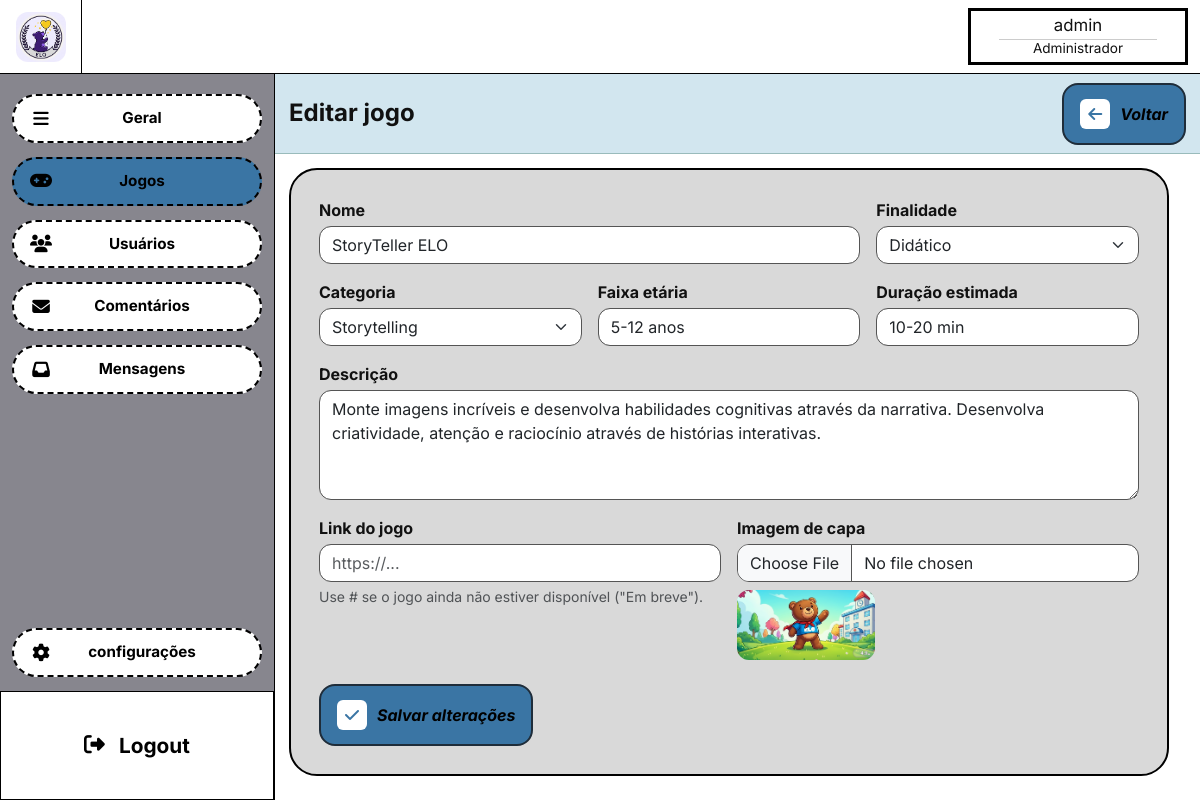
The app's page /index.php?controle=jogo&metodo=editar&id=1 (signed in) with its own data.
### tables this page shows
CREATE TABLE IF NOT EXISTS jogos(
	id_jogo BIGINT UNSIGNED AUTO_INCREMENT PRIMARY KEY,
    nome VARCHAR(255) NOT NULL,
    finalidade VARCHAR(50) NOT NULL,
    categoria_id BIGINT UNSIGNED NOT NULL,
    descricao TEXT NOT NULL,
    faixa_etaria VARCHAR(30) NOT NULL,
    duracao_estimada VARCHAR(50) NOT NULL,
    img VARCHAR(255) NOT NULL,
    link VARCHAR(255) NOT NULL,
     

	 
	criado_em DATETIME DEFAULT CURRENT_TIMESTAMP,
    alterado_em DATETIME
		DEFAULT CURRENT_TIMESTAMP
        ON UPDATE CURRENT_TIMESTAMP,
	deletado_em DATETIME NULL,
    
	CONSTRAINT fk_jogos_tipo FOREIGN KEY (categoria_id)
		REFERENCES categorias(id_categoria)
        ON DELETE RESTRICT
        ON UPDATE CASCADE

);

### Controllers/JogoController.class.php (called while the page is built, shortened)
<?php
    require_once "Models/Conexao.class.php";
    require_once "Models/Categoria.class.php";
    require_once "Models/CategoriaDAO.class.php";
    require_once "Models/Jogo.class.php";
    require_once "Models/JogoDAO.class.php";
    class JogoController
    {
        public function editar()
        {
            $jogo = (new JogoDAO())->buscarPorId((int)($_GET["id"] ?? 0));
            $this->formulario($jogo);
        }
        private function formulario($jogo)
        {
            $categorias = (new CategoriaDAO())->buscarTodas();
            $dados = array(
                "nome" => $jogo ? $jogo->getNome() : "",
                "finalidade" => $jogo ? $jogo->getFinalidade() : "",
                "categoria_id" => $jogo ? $jogo->getCategoria()->getId_categoria() : 0,
                "descricao" => $jogo ? $jogo->getDescricao() : "",
                "faixa_etaria" => $jogo ? $jogo->getFaixa_etaria() : "",
                "duracao_estimada" => $jogo ? $jogo->getDuracao_estimada() : "",
                "link" => $jogo ? $jogo->getLink() : ""
            );
            $finalidades = self::FINALIDADES;
            require_once "Views/jogos/formulario.php";
        }
    }
?>

### index.php (called while the page is built, shortened)
<?php
    require_once "Helpers/util.php";
    $metodo   = $_GET["metodo"] ?? "inicio";
    $obj = new $classe();
    $obj->$metodo();
?>

### Helpers/util.php (called while the page is built, shortened)
<?php
    function e($valor)
    {
        return htmlspecialchars((string)$valor, ENT_QUOTES, 'UTF-8');
    }
    function url($controle, $metodo, $params = array())
    {
        return "index.php?" . http_build_query(
            array_merge(array("controle" => $controle, "metodo" => $metodo), $params)
        );
    }
?>

### Models/Conexao.class.php (called while the page is built)
<?php
    abstract class Conexao
    {
        public function __construct(protected $db = null)
        {
            $parametros = getenv("AC_DSN") ?: "mysql:host=localhost;dbname=amaral_carvalho;charset=utf8mb4";
            $usuario = getenv("AC_USER") !== false ? getenv("AC_USER") : "root";
            $senha = getenv("AC_PASS") !== false ? getenv("AC_PASS") : "";
            try
            {
                $this->db = new PDO($parametros, $usuario, $senha, array(
                    PDO::ATTR_ERRMODE => PDO::ERRMODE_EXCEPTION,
                    PDO::ATTR_DEFAULT_FETCH_MODE => PDO::FETCH_ASSOC
                ));
            }
            catch(PDOException $e)
            {
                die("Não foi possível conectar ao banco de dados. Tente mais tarde!");
            }
        }
    }
?>

### Models/JogoDAO.class.php (called while the page is built, shortened)
<?php
    class JogoDAO extends Conexao
    {
        private function hidratar($l)
        {
            return new Jogo(
                (int)$l["id_jogo"], $l["nome"], $l["finalidade"],
                new Categoria((int)$l["categoria_id"], $l["categoria_nome"]),
                $l["descricao"], $l["faixa_etaria"], $l["duracao_estimada"],
                $l["img"], $l["link"], $l["criado_em"],
                $l["media"] !== null ? round((float)$l["media"], 1) : null,
                (int)$l["total_avaliacoes"]
            );
        }
        public function buscarPorId($id)
        {
            try
            {
                $stm = $this->db->prepare(self::BASE . " AND j.id_jogo = ?");
                $stm->execute(array($id));
                $l = $stm->fetch();
                return $l ? $this->hidratar($l) : null;
            }
            catch(PDOException $e){ return null; }
        }
    }
?>

### Models/Jogo.class.php (called while the page is built, shortened)
<?php
    class Jogo
    {
        public function getId_jogo(){ return $this->id_jogo; }
        public function getNome(){ return $this->nome; }
        public function getFinalidade(){ return $this->finalidade; }
        public function getCategoria(){ return $this->categoria; }
        public function getDescricao(){ return $this->descricao; }
        public function getFaixa_etaria(){ return $this->faixa_etaria; }
        public function getDuracao_estimada(){ return $this->duracao_estimada; }
        public function getImg(){ return $this->img; }
        public function getLink(){ return $this->link; }
    }
?>

### Models/Categoria.class.php (called while the page is built, shortened)
<?php
    class Categoria
    {
        public function getId_categoria(){ return $this->id_categoria; }
        public function getNome(){ return $this->nome; }
    }
?>

### Models/CategoriaDAO.class.php (called while the page is built, shortened)
<?php
    class CategoriaDAO extends Conexao
    {
        private function hidratar($l)
        {
            return new Categoria((int)$l["id_categoria"], $l["nome"], (int)($l["total_jogos"] ?? 0));
        }
        public function buscarTodas()
        {
            $sql = "SELECT c.id_categoria, c.nome,
                        (SELECT COUNT(*) FROM jogos j WHERE j.categoria_id = c.id_categoria AND j.deletado_em IS NULL) AS total_jogos
                    FROM categorias c ORDER BY c.nome";
            try
            {
                $categorias = array();
                foreach($this->db->query($sql)->fetchAll() as $l) $categorias[] = $this->hidratar($l);
                return $categorias;
            }
            catch(PDOException $e){ return array(); }
        }
    }
?>

### Views/jogos/formulario.php (the view, shortened to what this page needs)
<?php
    $editando = $jogo !== null;
    $titulo = $editando ? "Editar jogo" : "Adicionar jogo"; $secao = "jogos";
    require "Views/layout/admin_cabecalho.php";
?>
<div class="adm-faixa" style="min-height:80px"><h1 class="h4 fw-bold mb-0"><?= e($titulo) ?></h1>
    <div class="adm-acoes"><a class="adm-btn" href="<?= url("jogo", "gerenciar") ?>"><i class="fa-solid fa-arrow-left"></i>Voltar</a></div></div>
<div class="adm-conteudo">
<form class="adm-form" method="post" enctype="multipart/form-data" novalidate
      action="<?= $editando ? url("jogo", "editar", array("id" => $jogo->getId_jogo())) : url("jogo", "inserir") ?>">
    <div class="row g-3">
        <div class="col-md-8"><label for="nome">Nome</label>
            <input class="form-control" id="nome" name="nome" value="<?= e($dados["nome"]) ?>"><?php erroJ($msg, "nome"); ?></div>
        <div class="col-md-4"><label for="finalidade">Finalidade</label>
            <select class="form-select" id="finalidade" name="finalidade">
<?php foreach($finalidades as $f): ?>
                <option <?= $dados["finalidade"] === $f ? "selected" : "" ?>><?= e($f) ?></option>
<?php endforeach; ?>
            </select><?php erroJ($msg, "finalidade"); ?></div>
        <div class="col-md-4"><label for="categoria_id">Categoria</label>
            <select class="form-select" id="categoria_id" name="categoria_id">
<?php foreach($categorias as $c): ?>
                <option value="<?= $c->getId_categoria() ?>" <?= $dados["categoria_id"] === $c->getId_categoria() ? "selected" : "" ?>><?= e($c->getNome()) ?></option>
<?php endforeach; ?>
            </select><?php erroJ($msg, "categoria_id"); ?>
<?php if(!$categorias): ?><div class="erro-campo">Cadastre uma categoria primeiro.</div><?php endif; ?></div>
        <div class="col-md-4"><label for="faixa_etaria">Faixa etária</label>
            <input class="form-control" id="faixa_etaria" name="faixa_etaria" placeholder="5-12 anos" value="<?= e($dados["faixa_etaria"]) ?>"><?php erroJ($msg, "faixa_etaria"); ?></div>
        <div class="col-md-4"><label for="duracao_estimada">Duração estimada</label>
            <input class="form-control" id="duracao_estimada" name="duracao_estimada" placeholder="10-20 min" value="<?= e($dados["duracao_estimada"]) ?>"><?php erroJ($msg, "duracao_estimada"); ?></div>
        <div class="col-12"><label for="descricao">Descrição</label>
            <textarea class="form-control" rows="4" id="descricao" name="descricao"><?= e($dados["descricao"]) ?></textarea><?php erroJ($msg, "descricao"); ?></div>
        <div class="col-md-6"><label for="link">Link do jogo</label>
            <input class="form-control" id="link" name="link" placeholder="https://..." value="<?= e($dados["link"]) ?>">
            <div class="form-text">Use # se o jogo ainda não estiver disponível ("Em breve").</div><?php erroJ($msg, "link"); ?></div>
        <div class="col-md-6"><label for="img">Imagem de capa</label>
            <input class="form-control" type="file" id="img" name="img" accept="image/*"><?php erroJ($msg, "img"); ?>
<?php if($editando && $jogo->getImg() !== ""): ?>
            <img src="<?= e($jogo->getImg()) ?>" alt="" style="height:70px;border-radius:12px;margin-top:8px">
<?php endif; ?></div>
    </div>
    <button type="submit" class="adm-btn mt-4"><i class="fa-solid fa-check"></i><?= $editando ? "Salvar alterações" : "Publicar jogo" ?></button>
</form>
</div>
<?php require "Views/layout/admin_rodape.php"; ?>

### assets/css/styleAdmin.css (style rules this page uses)
:root { --adm-azul: #3a75a4; --adm-faixa: #d2e6ef; --adm-cinza: #d9d9d9; --adm-lateral: #87868e; --adm-vermelho: #c0262d; }
body.adm { background: #fff; display: block; min-height: 100vh; font-family: 'Inter', sans-serif; color: #111; }
.adm-faixa { background: var(--adm-faixa); border-bottom: 1px solid #9bb; padding: 8px 14px; display: flex; flex-wrap: wrap; gap: 14px; align-items: center; min-height: 150px; }
.adm-acoes { margin-left: auto; display: flex; flex-wrap: wrap; gap: 20px; align-items: center; }
.adm-btn { display: inline-flex; align-items: center; gap: 10px; background: var(--adm-azul); border: 2px solid #1f2d3a; border-radius: 16px; padding: 14px 16px; font-weight: 700; font-style: italic; color: #000; text-decoration: none; cursor: pointer; font-size: 1rem; }
.adm-btn i { background: #fff; color: var(--adm-azul); width: 30px; height: 30px; border-radius: 6px; display: inline-flex; align-items: center; justify-content: center; }
.adm-conteudo { padding: 14px; display: flex; flex-direction: column; gap: 22px; }
.adm-form { background: var(--adm-cinza); border: 2px solid #000; border-radius: 28px; padding: 28px; max-width: 880px; }
.adm-form label { font-weight: 700; margin-bottom: 4px; }
.adm-form .form-control, .adm-form .form-select { border-radius: 12px; border: 1px solid #555; }

### assets/css/styleExtra.css (style rules this page uses)
html, body { min-height: 100%; }
body { display: flex; flex-direction: column; min-height: 100vh; }

### records on screen
jogos: nome "StoryTeller ELO", categoria_id "Storytelling", faixa_etaria "5-12 anos", duracao_estimada "10-20 min", descricao "Monte imagens incríveis e desenvolva habilidades cognitivas através da narrativa. Desenvolva criatividade, atenção e raciocínio através de histórias interativas.", img (picture)

### other values on screen
$_SESSION["nome"] "admin"
$texto "Geral Jogos Usuários Comentários Mensagens"
$titulo "Editar jogo"
form field finalidade "Didático"
